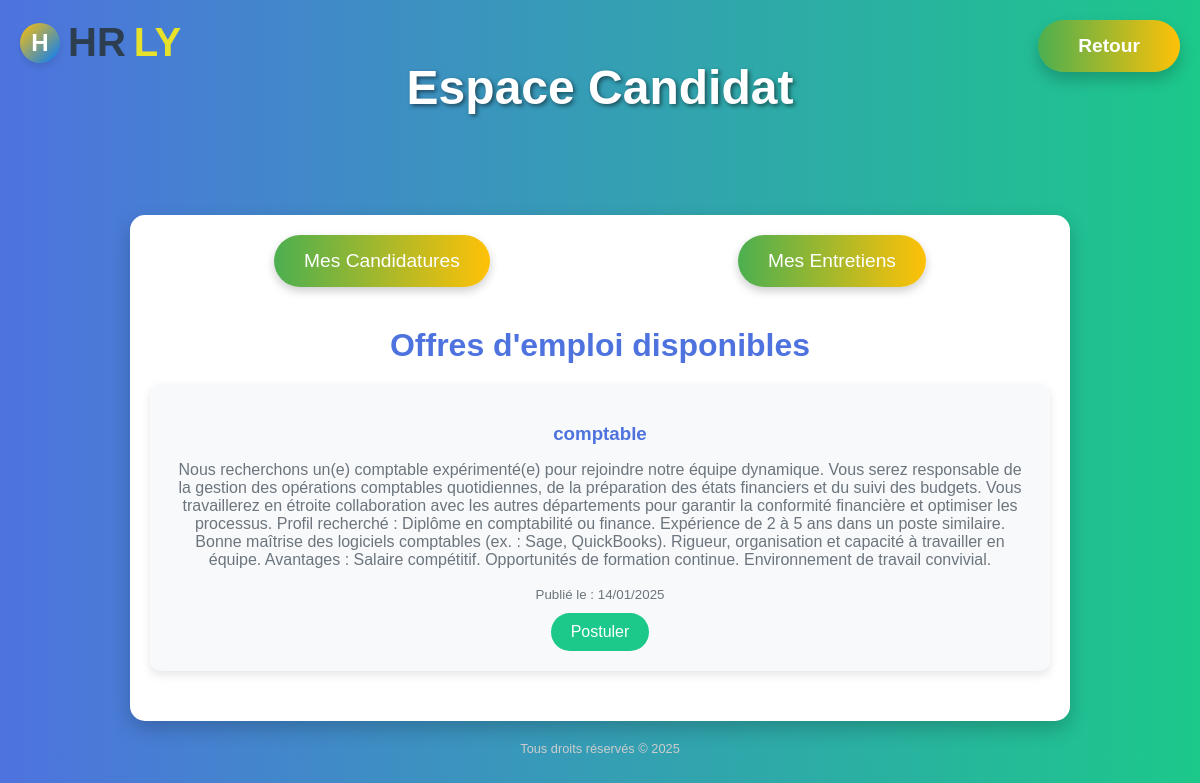
The page /main/candidat/ on the database its author committed.
### projectapp/models.py (models this page shows, shortened)
class OffreEmploi(models.Model):
    titre = models.CharField(max_length=200)
    description = models.TextField()
    date_publication = models.DateTimeField(auto_now_add=True)

### projectapp/views.py (the view)
# urls.py: path('candidat/', views.candidat_home, name='candidat_home'),
def candidat_home(request):
    offres = OffreEmploi.objects.all()
    context = {'offres': offres}
    return render(request, 'condidat/main_condidat.html', context)

### projectapp/templates/condidat/main_condidat.html (shortened to what this page needs)
<!DOCTYPE html>
<html lang="fr">
<head>
</head>
<body>
  <div class="logo">
    <div class="logo-icon">H</div>
    <span>HR</span><span>ly</span>
  </div>
  <a class="btn-retour" href="{% url 'home' %}">Retour</a>
  <header>
    <h1>Espace Candidat</h1>
  </header>
  <main>
    <div class="button-group">
      <a href="{% url 'mes_candidatures' %}">Mes Candidatures</a>
      <a href="{% url 'mes_entretiens' %}">Mes Entretiens</a>
    </div>
    <h2>Offres d'emploi disponibles</h2>
    {% for offre in offres %}
    <div class="offre">
      <h3>{{ offre.titre }}</h3>
      <p>{{ offre.description }}</p>
      <p><small>Publié le : {{ offre.date_publication|date:"d/m/Y" }}</small></p>
      <a href="{% url 'postuler' offre.id %}">Postuler</a>
    </div>
    {% empty %}
    <p>Aucune offre d'emploi disponible pour le moment.</p>
    {% endfor %}
  </main>
  <footer>
    Tous droits réservés © 2025
  </footer>
</body>
</html>

### projectapp/templates/condidat/main_condidat.html (style rules this page uses)
body { font-family: 'Arial', sans-serif; margin: 0; padding: 0; background: linear-gradient(to right, #4e73df, #1cc88a); color: #333; text-align: center; }
.logo { position: absolute; top: 20px; left: 20px; display: flex; align-items: center; gap: 8px; font-size: 2.5rem; font-weight: 600; color: #2c3e50; text-transform: uppercase; }
.logo span:last-child { color: #e6e12b; }
.logo-icon { width: 40px; height: 40px; background: linear-gradient(135deg, #FFC107, #007BFF); border-radius: 50%; display: flex; justify-content: center; align-items: center; font-size: 1.5rem; color: #fff; font-weight: bold; box-shadow: 0 4px 6px rgba(0, 0, 0, 0.1); }
header { padding: 60px 20px 20px; }
header h1 { font-size: 3rem; color: white; margin: 0; text-shadow: 2px 2px 4px rgba(0, 0, 0, 0.5); }
main { max-width: 900px; margin: 80px auto 20px; padding: 20px; background: white; border-radius: 15px; box-shadow: 0 8px 20px rgba(0, 0, 0, 0.2); }
h2 { font-size: 2rem; color: #4e73df; margin-bottom: 20px; }
.button-group { display: flex; justify-content: space-around; margin-bottom: 40px; }
.button-group a { display: inline-block; padding: 15px 30px; font-size: 1.2rem; color: white; text-decoration: none; background: linear-gradient(90deg, #4CAF50, #FFC107); border-radius: 50px; transition: all 0.3s ease; box-shadow: 0 4px 10px rgba(0, 0, 0, 0.2); }
.offre { margin-bottom: 30px; padding: 20px; background: #f8f9fa; border-radius: 10px; box-shadow: 0 4px 10px rgba(0, 0, 0, 0.1); }
.offre h3 { color: #4e73df; margin-bottom: 10px; }
.offre p { color: #6c757d; margin-bottom: 10px; }
.offre a { display: inline-block; padding: 10px 20px; font-size: 1rem; color: white; text-decoration: none; background: #1cc88a; border-radius: 30px; transition: all 0.3s ease; }
.btn-retour { position: absolute; top: 20px; right: 20px; padding: 15px 40px; font-size: 1.2rem; font-weight: bold; color: #fff; text-decoration: none; border-radius: 50px; background: linear-gradient(90deg, #4CAF50, #FFC107); transition: all 0.3s ease; box-shadow: 0 8px 15px rgba(0, 0, 0, 0.2); }
footer { margin-top: 20px; font-size: 0.8rem; color: #ccc; text-align: center; }

### rows shown on the page
OffreEmploi: titre "comptable", description "Nous recherchons un(e) comptable expérimenté(e) pour rejoindre notre équipe dynamique. Vous serez responsable de la gestion des opérations comptables quotidiennes, de la préparation des états financiers et du suivi des budgets. Vous travaillerez en étroite collaboration avec les autres départements pour garantir la conformité financière et optimiser les processus. Profil recherché : Diplôme en comptabilité ou finance. Expérience de 2 à 5 ans dans un poste similaire. Bonne maîtrise des logiciels comptables (ex. : Sage, QuickBooks). Rigueur, organisation et capacité à travailler en équipe. Avantages : Salaire compétitif. Opportunités de formation continue. Environnement de travail convivial.", date_publication "14/01/2025"
